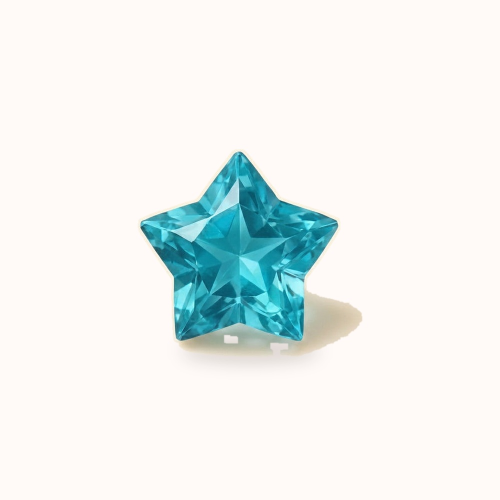
#> input picture assets/products/uniform/aqua-star-crystal-charm.jpg, 1000 x 1000 px (shown at 1/2 size); its folder holds only this picture in this run
$ python create_charm_cutouts.py
#> lines starting #> are read from the running program, lines starting #| are printed output that depends on the picture
from collections import deque
from pathlib import Path

from PIL import Image, ImageFilter, ImageStat


ROOT = Path("assets/products/uniform")
OUT = Path("assets/products/cutouts")
OUT.mkdir(parents=True, exist_ok=True)

SKIP = {
    "heart-stars-charm-chain-necklace.jpg",
}


def corner_background(rgb):
    width, height = rgb.size
    sample = 70
    boxes = [
        (0, 0, sample, sample),
        (width - sample, 0, width, sample),
        (0, height - sample, sample, height),
        (width - sample, height - sample, width, height),
    ]
    colors = []
    for box in boxes:
        stat = ImageStat.Stat(rgb.crop(box))
        colors.append(tuple(int(v) for v in stat.median))
    return tuple(sorted(channel)[len(channel) // 2] for channel in zip(*colors))


def color_distance(pixel, bg):
    return sum((int(pixel[i]) - int(bg[i])) ** 2 for i in range(3)) ** 0.5


def flood_background(rgb, threshold=68):
    width, height = rgb.size
    pixels = rgb.load()
    bg = corner_background(rgb)
    visited = bytearray(width * height)
    background = bytearray(width * height)
    queue = deque()

    def push(x, y):
      idx = y * width + x
      if visited[idx]:
          return
      visited[idx] = 1
      if color_distance(pixels[x, y], bg) <= threshold:
          background[idx] = 1
          queue.append((x, y))

    for x in range(width):
        push(x, 0)
        push(x, height - 1)
    for y in range(height):
        push(0, y)
        push(width - 1, y)

    while queue:
        x, y = queue.popleft()
        for nx, ny in ((x + 1, y), (x - 1, y), (x, y + 1), (x, y - 1)):
            if 0 <= nx < width and 0 <= ny < height:
                push(nx, ny)

    alpha = Image.new("L", (width, height), 255)
    alpha_pixels = alpha.load()
    for y in range(height):
        row = y * width
        for x in range(width):
            if background[row + x]:
                alpha_pixels[x, y] = 0
    return alpha.filter(ImageFilter.GaussianBlur(0.8))


def save_cutout(path):
    image = Image.open(path).convert("RGB")
    alpha = flood_background(image)
    rgba = image.convert("RGBA")
    rgba.putalpha(alpha)
    bbox = alpha.point(lambda value: 255 if value > 18 else 0).getbbox()
    if not bbox:
        return False
    pad = 18
    left = max(0, bbox[0] - pad)
    top = max(0, bbox[1] - pad)
    right = min(rgba.width, bbox[2] + pad)
    bottom = min(rgba.height, bbox[3] + pad)
    cut = rgba.crop((left, top, right, bottom))
    cut.thumbnail((560, 560), Image.Resampling.LANCZOS)
    canvas = Image.new("RGBA", (620, 620), (255, 255, 255, 0))
    x = (canvas.width - cut.width) // 2
    y = (canvas.height - cut.height) // 2
    canvas.alpha_composite(cut, (x, y))
    canvas.save(OUT / f"{path.stem}.png", optimize=True)
    return True


def main():
    created = 0
    for path in sorted(ROOT.glob("*.jpg")):
        if path.name in SKIP:
            continue
        if "charm" not in path.stem:
            continue
        if save_cutout(path):
#> in save_cutout, image is the input picture: PIL image 1000x1000 RGB; mean R, G, B 235.7, 240.7, 239
#> after the loop in corner_background, `for box in boxes:`: colors = [(255, 250, 247), (255, 250, 247), (255, 250, 247), (255, 250, 247)]
#> in flood_background, `bg = corner_background(rgb)`: bg = (255, 250, 247)
#> in flood_background, `alpha = Image.new("L", (width, height), 255)`: alpha: PIL image 1000x1000 L; every value is 255
#> in flood_background, `return alpha.filter(ImageFilter.GaussianBlur(0.8))`:
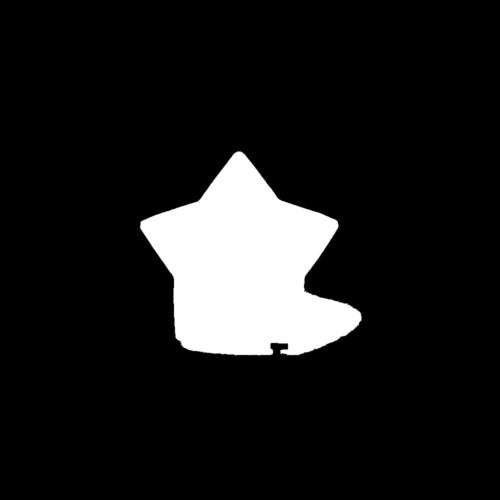
#> returned value: PIL image 1000x1000 L (shown at 1/2 size); min 0, max 255, mean 27.1
#> in save_cutout, `bbox = alpha.point(lambda value: 255 if value > 18 else 0).getbbox()`: bbox = (279, 302, 724, 712)
#> in save_cutout, `left = max(0, bbox[0] - pad)`: left = 261
#> in save_cutout, `top = max(0, bbox[1] - pad)`: top = 284
#> in save_cutout, `right = min(rgba.width, bbox[2] + pad)`: right = 742
#> in save_cutout, `bottom = min(rgba.height, bbox[3] + pad)`: bottom = 730
#> in save_cutout, `cut = rgba.crop((left, top, right, bottom))`:
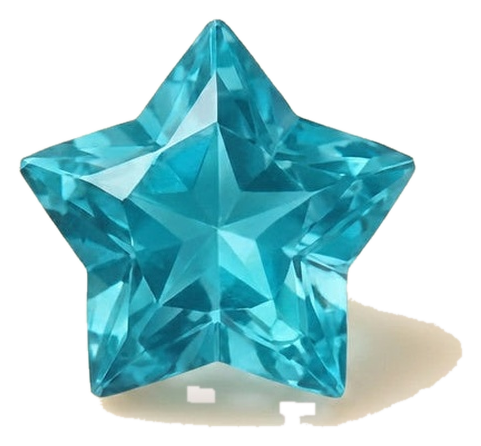
#> cut: PIL image 481x446 RGBA; mean R, G, B, A 165.4, 206.9, 209.9, 126.3; transparent parts drawn white
#> in save_cutout, `canvas.alpha_composite(cut, (x, y))`:
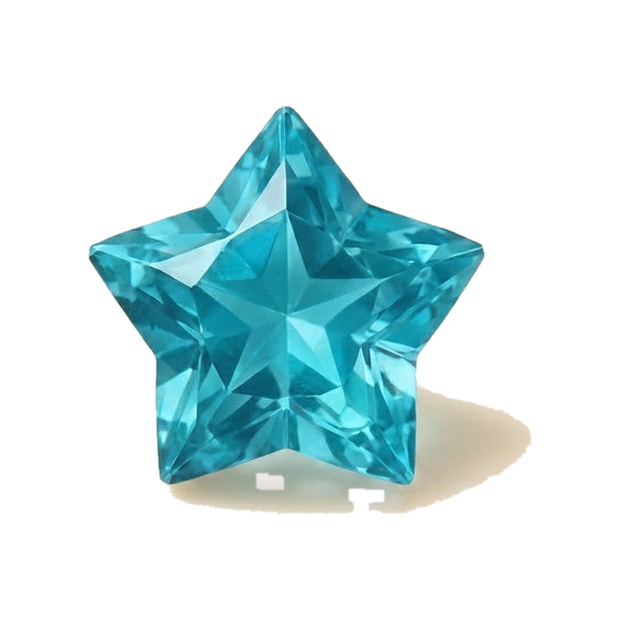
#> canvas: PIL image 620x620 RGBA; mean R, G, B, A 205.4, 229.9, 232.6, 70.5; transparent parts drawn white
            created += 1
    print(f"created {created} transparent charm cutouts in {OUT}")


if __name__ == "__main__":
    main()

$ run again, on assets/products/uniform/bubble-letter-d-charm.jpg
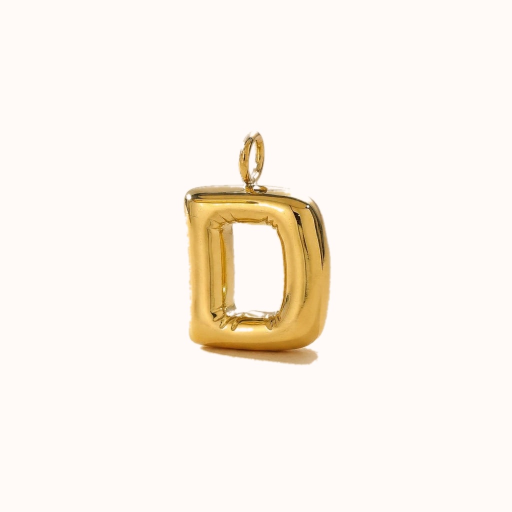
#> input picture assets/products/uniform/bubble-letter-d-charm.jpg, 1024 x 1024 px (shown at 1/2 size)
#> in save_cutout, image is the input picture: PIL image 1024x1024 RGB; mean R, G, B 251.3, 243.5, 235.1
#> after the loop in corner_background, `for box in boxes:`: colors = [(255, 250, 247), (255, 250, 247), (255, 250, 247), (255, 250, 247)]
#> bg = (255, 250, 247)
#> alpha: PIL image 1024x1024 L; every value is 255
#> in flood_background, `return alpha.filter(ImageFilter.GaussianBlur(0.8))`:
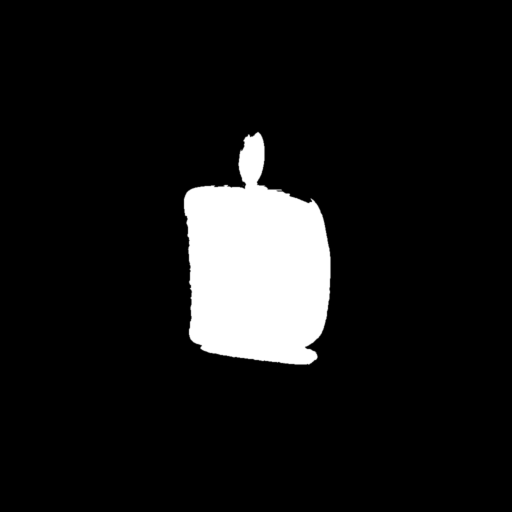
#> returned value: PIL image 1024x1024 L (shown at 1/2 size); min 0, max 255, mean 23.1
#> bbox = (367, 263, 662, 730)
#> left = 349
#> top = 245
#> right = 680
#> bottom = 748
#> in save_cutout, `canvas.alpha_composite(cut, (x, y))`:
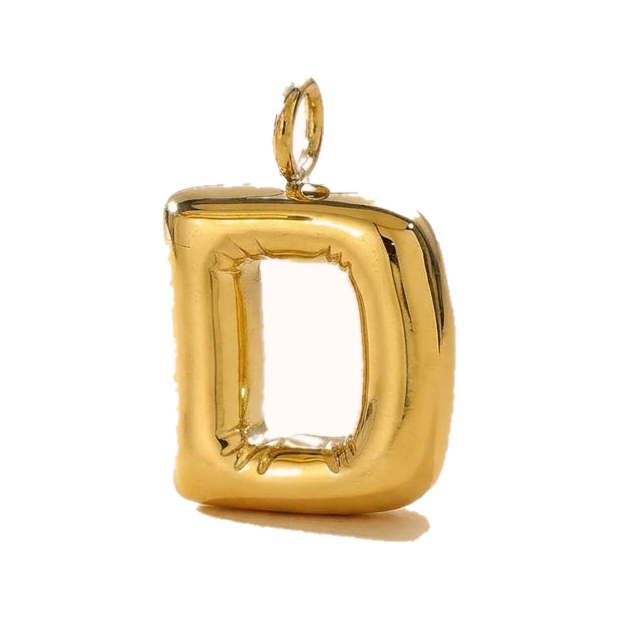
#> canvas: PIL image 620x620 RGBA; mean R, G, B, A 244.8, 235.9, 220.4, 63.1; transparent parts drawn white
